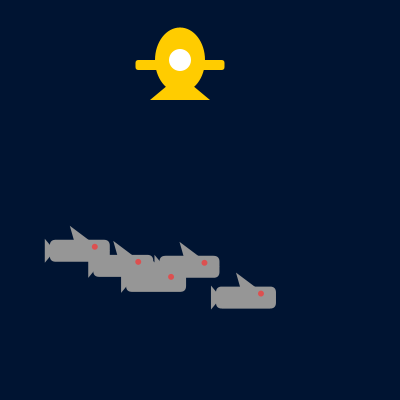
Frame 1 (no input)
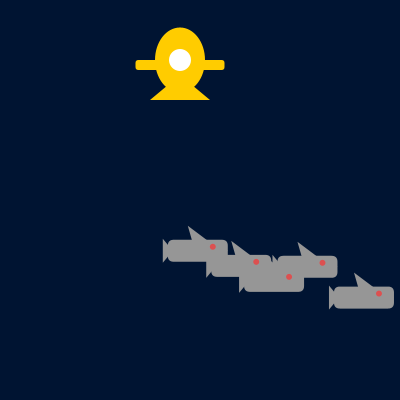
Frame 60 (the mouse pressed at the canvas centre just before this capture)
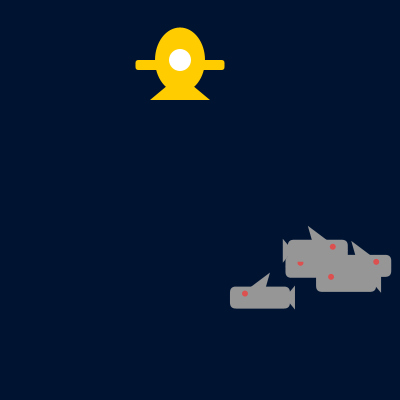
Frame 120 (the mouse held since frame 60 and released just before this capture)

The Processing sketch that drew these frames (run headless with seeded random() and noise(); from frame 60 on, the mouse is pressed at the canvas centre):

// Processing sketch: sketch_251204a
// ── sketch_251204a.pde
player player;
shark shark;
shark[] sharks;
int sharkCount = 5;

void setup() {
  size(400, 400);

  player = new player(180, 60);

  sharks = new shark[sharkCount];
  for (int i = 0; i < sharkCount; i++) {
    sharks[i] = new shark(random(50, 350), random(50, 350));
  }
}

void draw() {
  background(0, 20, 50);

  player.update();
  player.display();

  for (int i = 0; i < sharkCount; i++) {
    sharks[i].update();
    sharks[i].display();
  }
}

// ── chest.pde
class chest {
  float x;
  float y;
  float w = 60;
  float h = 25;

  boolean taken = false; 

  chest(float X, float Y) {
    x = X;
    y = Y;
  }

  void update() {
    // логика сундука (анимация, и т.п.) при желании
  }

  void display() {
    if (taken) return; 

    rectMode(CENTER);

    noStroke();
    fill(0);  
    rect(x, y, w, h, 10);

    fill(255);
    rect(x, y - 2, 4, 10, 2);
  }

  boolean touch(player p) {
    float d = dist(x, y, p.x, p.y);
    return d < 40;
  }
}

// ── jelly.pde
class jelly {
  PVector pos;
  PVector vel;

  float bodyW = 30;
  float bodyH = 35;

  jelly(float x, float y) {
    pos = new PVector(x, y);
    vel = new PVector(1, 0);
  }

  void update() {
    pos.add(vel);

    if (pos.x < 20 || pos.x > width - 20) {
      vel.x *= -1;
    }
  }

  void display() {
    float legOffset = sin(frameCount * 0.1) * 4;

    noStroke();
    fill(200, 150, 255);
    ellipse(pos.x, pos.y, bodyW, bodyH);

    stroke(200, 150, 255);
    strokeWeight(3);

    line(pos.x - 10, pos.y + 10, pos.x - 10, pos.y + 30 + legOffset);
    line(pos.x - 3,  pos.y +  8, pos.x - 3,  pos.y + 30 + legOffset);
    line(pos.x + 3,  pos.y +  8, pos.x + 3,  pos.y + 30 + legOffset);
    line(pos.x + 10, pos.y + 10, pos.x + 10, pos.y + 30 + legOffset);
  }
}

// ── player.pde
class player {
  float x;
  float y;
  
  player(float X, float Y) {
    x = X;
    y = Y;
  }

  void update() {
  float speed = 2.5;

    if (keyCode == LEFT) {
      x -= speed;
    }
    if (keyCode == RIGHT) {
      x += speed;
    }
  }
  

  void display() {
    rectMode(CENTER);
    noStroke();
    
    fill(255, 204, 0);
    ellipse(x, y, 50, 65);  
    
    fill(255, 255, 255);
    ellipse(x, y, 22, 22);
   
    fill(255, 204, 0);
    rect(x - 32, y + 5, 25, 10, 3);
    rect(x + 32, y + 5, 25, 10, 3);
    
    fill(255, 204, 0);
    triangle(x - 30, y + 40, x + 30, y + 40, x, y + 15);
  }
}

// ── shark.pde
class shark {
  PVector pos; 
  PVector vel;    
  
  shark(float x, float y) {
    pos = new PVector(x, random(250, 300));
    vel = new PVector(2, 0); 
  }

  void update() {

    pos.add(vel);

    if (pos.x < 30 || pos.x > width - 30) {
      vel.x *= -1;
    }
  }

  void display() {
    rectMode(CENTER);

    pushMatrix();
    translate(pos.x, pos.y);

    if (vel.x < 0) scale(-1, 1);

    noStroke();
    fill(150);
    rect(0, 0, 60, 22, 6);

    triangle(-25, 0, -35, -12, -35, 12);
    triangle(30, 0, 15, -8, 15, 8);

    triangle(0, 10, -10, -25, 10, -10);

    fill(220, 80, 80);
    ellipse(15, -4, 6, 6);

    popMatrix();
  }
}

// ── sub.pde
class sub {
  float x;
  float y;

  float speed = 2;

  sub(float X, float Y) {
    x = X;
    y = Y;
  }

  void update() {
    x += speed;

    if (x > width + 60) { 
      x = -60; 
    }
  }

  void display() {
    rectMode(CENTER);

    noStroke();
    fill(255, 230, 120);
    rect(x, y, 100, 30, 10);

    triangle(x - 40, y, x - 65, y - 15, x - 65, y + 15);

    stroke(0);
    strokeWeight(2);
    fill(255);

    ellipse(x - 20, y, 13, 13);
    ellipse(x, y, 13, 13);
    ellipse(x + 20, y, 13, 13);
  }
}
